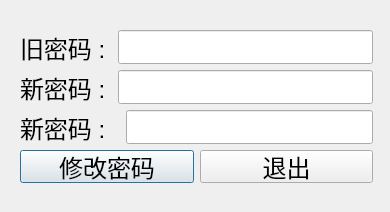
<?xml version="1.0" encoding="UTF-8"?>
<ui version="4.0">
 <class>passwordDialog</class>
 <widget class="QDialog" name="passwordDialog">
  <property name="geometry">
   <rect>
    <x>0</x>
    <y>0</y>
    <width>390</width>
    <height>212</height>
   </rect>
  </property>
  <property name="windowTitle">
   <string>修改密码</string>
  </property>
  <property name="windowIcon">
   <iconset resource="image.qrc">
    <normaloff>:/png/bj51.png</normaloff>:/png/bj51.png</iconset>
  </property>
  <property name="styleSheet">
   <string notr="true"/>
  </property>
  <widget class="QWidget" name="layoutWidget">
   <property name="geometry">
    <rect>
     <x>20</x>
     <y>30</y>
     <width>353</width>
     <height>153</height>
    </rect>
   </property>
   <layout class="QVBoxLayout" name="verticalLayout">
    <item>
     <layout class="QHBoxLayout" name="horizontalLayout_2">
      <item>
       <widget class="QLabel" name="label_3">
        <property name="font">
         <font>
          <pointsize>18</pointsize>
         </font>
        </property>
        <property name="layoutDirection">
         <enum>Qt::LeftToRight</enum>
        </property>
        <property name="text">
         <string>旧密码 : </string>
        </property>
       </widget>
      </item>
      <item>
       <widget class="QLineEdit" name="lineEdit">
        <property name="maximumSize">
         <size>
          <width>16777215</width>
          <height>16777215</height>
         </size>
        </property>
        <property name="font">
         <font>
          <pointsize>18</pointsize>
         </font>
        </property>
        <property name="layoutDirection">
         <enum>Qt::LeftToRight</enum>
        </property>
        <property name="echoMode">
         <enum>QLineEdit::Password</enum>
        </property>
       </widget>
      </item>
     </layout>
    </item>
    <item>
     <layout class="QHBoxLayout" name="horizontalLayout_3">
      <item>
       <widget class="QLabel" name="label_4">
        <property name="font">
         <font>
          <pointsize>18</pointsize>
         </font>
        </property>
        <property name="layoutDirection">
         <enum>Qt::LeftToRight</enum>
        </property>
        <property name="text">
         <string>新密码 : </string>
        </property>
       </widget>
      </item>
      <item>
       <widget class="QLineEdit" name="lineEdit_2">
        <property name="maximumSize">
         <size>
          <width>16777215</width>
          <height>16777215</height>
         </size>
        </property>
        <property name="font">
         <font>
          <pointsize>18</pointsize>
         </font>
        </property>
        <property name="layoutDirection">
         <enum>Qt::LeftToRight</enum>
        </property>
        <property name="echoMode">
         <enum>QLineEdit::Password</enum>
        </property>
       </widget>
      </item>
     </layout>
    </item>
    <item>
     <layout class="QHBoxLayout" name="horizontalLayout_4">
      <item>
       <widget class="QLabel" name="label_5">
        <property name="font">
         <font>
          <pointsize>18</pointsize>
         </font>
        </property>
        <property name="layoutDirection">
         <enum>Qt::LeftToRight</enum>
        </property>
        <property name="text">
         <string>新密码 : </string>
        </property>
       </widget>
      </item>
      <item>
       <widget class="QLineEdit" name="lineEdit_3">
        <property name="maximumSize">
         <size>
          <width>247</width>
          <height>16777215</height>
         </size>
        </property>
        <property name="font">
         <font>
          <pointsize>18</pointsize>
         </font>
        </property>
        <property name="layoutDirection">
         <enum>Qt::LeftToRight</enum>
        </property>
        <property name="echoMode">
         <enum>QLineEdit::Password</enum>
        </property>
       </widget>
      </item>
     </layout>
    </item>
    <item>
     <layout class="QHBoxLayout" name="horizontalLayout_5">
      <item>
       <widget class="QPushButton" name="pushButton">
        <property name="font">
         <font>
          <pointsize>18</pointsize>
         </font>
        </property>
        <property name="text">
         <string>修改密码</string>
        </property>
       </widget>
      </item>
      <item>
       <widget class="QPushButton" name="pushButton_2">
        <property name="font">
         <font>
          <pointsize>18</pointsize>
         </font>
        </property>
        <property name="text">
         <string>退出</string>
        </property>
       </widget>
      </item>
     </layout>
    </item>
   </layout>
  </widget>
 </widget>
 <resources>
  <include location="image.qrc"/>
 </resources>
 <connections/>
</ui>
